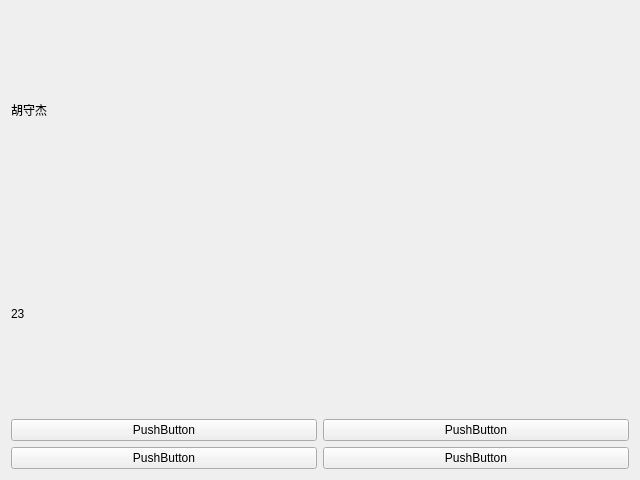
<?xml version="1.0" encoding="UTF-8"?>
<ui version="4.0">
 <class>buttonWindow</class>
 <widget class="QWidget" name="buttonWindow">
  <property name="geometry">
   <rect>
    <x>0</x>
    <y>0</y>
    <width>640</width>
    <height>480</height>
   </rect>
  </property>
  <property name="sizePolicy">
   <sizepolicy hsizetype="Preferred" vsizetype="Preferred">
    <horstretch>0</horstretch>
    <verstretch>0</verstretch>
   </sizepolicy>
  </property>
  <property name="windowTitle">
   <string>Form</string>
  </property>
  <property name="styleSheet">
   <string notr="true"/>
  </property>
  <layout class="QVBoxLayout" name="formLayout">
   <item>
    <widget class="QLabel" name="nameLabel">
     <property name="text">
      <string>胡守杰</string>
     </property>
    </widget>
   </item>
   <item>
    <widget class="QLabel" name="ageLabel">
     <property name="text">
      <string>23</string>
     </property>
    </widget>
   </item>
   <item>
    <layout class="QHBoxLayout" name="btnOnLayout">
     <item>
      <widget class="QPushButton" name="btn1">
       <property name="text">
        <string>PushButton</string>
       </property>
      </widget>
     </item>
     <item>
      <widget class="QPushButton" name="btn2">
       <property name="text">
        <string>PushButton</string>
       </property>
      </widget>
     </item>
    </layout>
   </item>
   <item>
    <layout class="QHBoxLayout" name="btnDownLayout">
     <item>
      <widget class="QPushButton" name="btn4">
       <property name="text">
        <string>PushButton</string>
       </property>
      </widget>
     </item>
     <item>
      <widget class="QPushButton" name="btn3">
       <property name="text">
        <string>PushButton</string>
       </property>
      </widget>
     </item>
    </layout>
   </item>
  </layout>
 </widget>
 <resources/>
 <connections/>
</ui>
